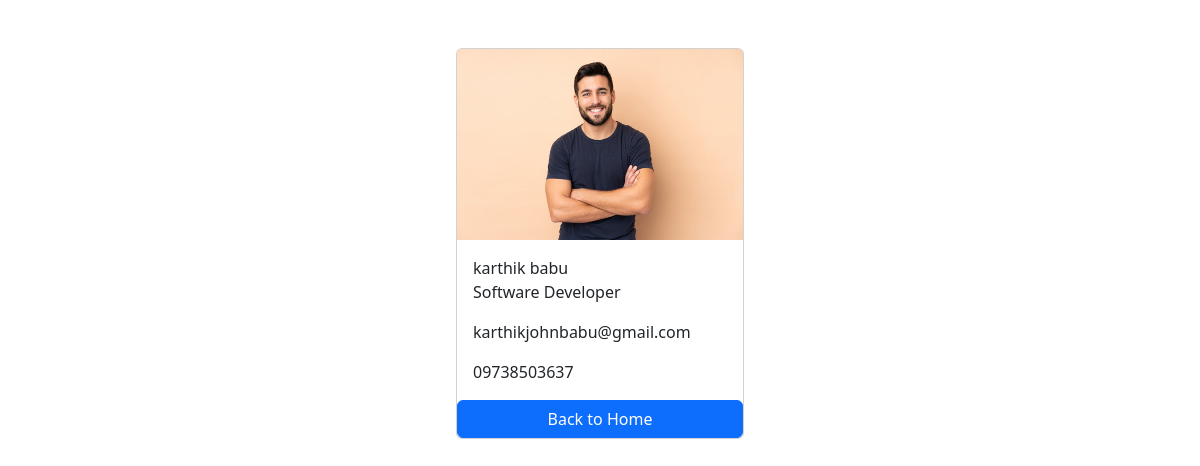
The page /employees/4/ on the database its author committed.
### employees/models.py (models this page shows, shortened)
class Employee(models.Model):
    first_name = models.CharField(max_length=100)
    last_name = models.CharField(max_length=100)
    photo = models.ImageField(upload_to='images')
    designation = models.CharField(max_length=100)
    email_address = models.EmailField(max_length=100,unique=True)
    phone_number = models.CharField(max_length=12,blank=True)
    created_at = models.DateTimeField(auto_now_add=True)
    updated_at = models.DateTimeField(auto_now=True)

### employees/views.py (the view)
# urls.py: path('<int:pk>/',views.employee_detail, name='employee_detail')
def employee_detail(request, pk):
    employee = get_object_or_404(Employee,pk=pk)
    context = {
        'employee':employee,
    }
    return render(request,'employee_detail.html',context)

### templates/employee_detail.html (shortened to what this page needs)
{% load static %}
<!DOCTYPE html>
<html lang="en">
  <head>
    <link
      href="https://cdn.jsdelivr.net/npm/bootstrap@5.3.3/dist/css/bootstrap.min.css"
      rel="stylesheet"
    />
    <link rel="stylesheet" href="{% static 'css/style.css'%}" />
  </head>
  <body>
    <div class="container pt-5">
      <div class="card mx-auto" style="width: 18rem">
        <img class="card-img-top" src="{{ employee.photo.url }}" alt="Employee Photo" />
        <div class="card-body">
          <p class="card-text m-0">
            {{ employee.first_name}} {{ employee.last_name}}
          </p>
          <p class="card-text m-0">{{ employee.designation}}</p>
        <p class="card-text m-0">{{ employee.email_address}}</p>
    <p class="card-text m-0">{{ employee.phone_number}}</p>
        </div>
        <a href="{% url 'home' %}" class="btn btn-primary">Back to Home</a>
      </div>
    </div>
  </body>
</html>

### rows shown on the page
Employee: photo (picture), first_name "karthik", last_name "babu", designation "Software Developer", email_address "karthikjohnbabu@gmail.com", phone_number "09738503637"
